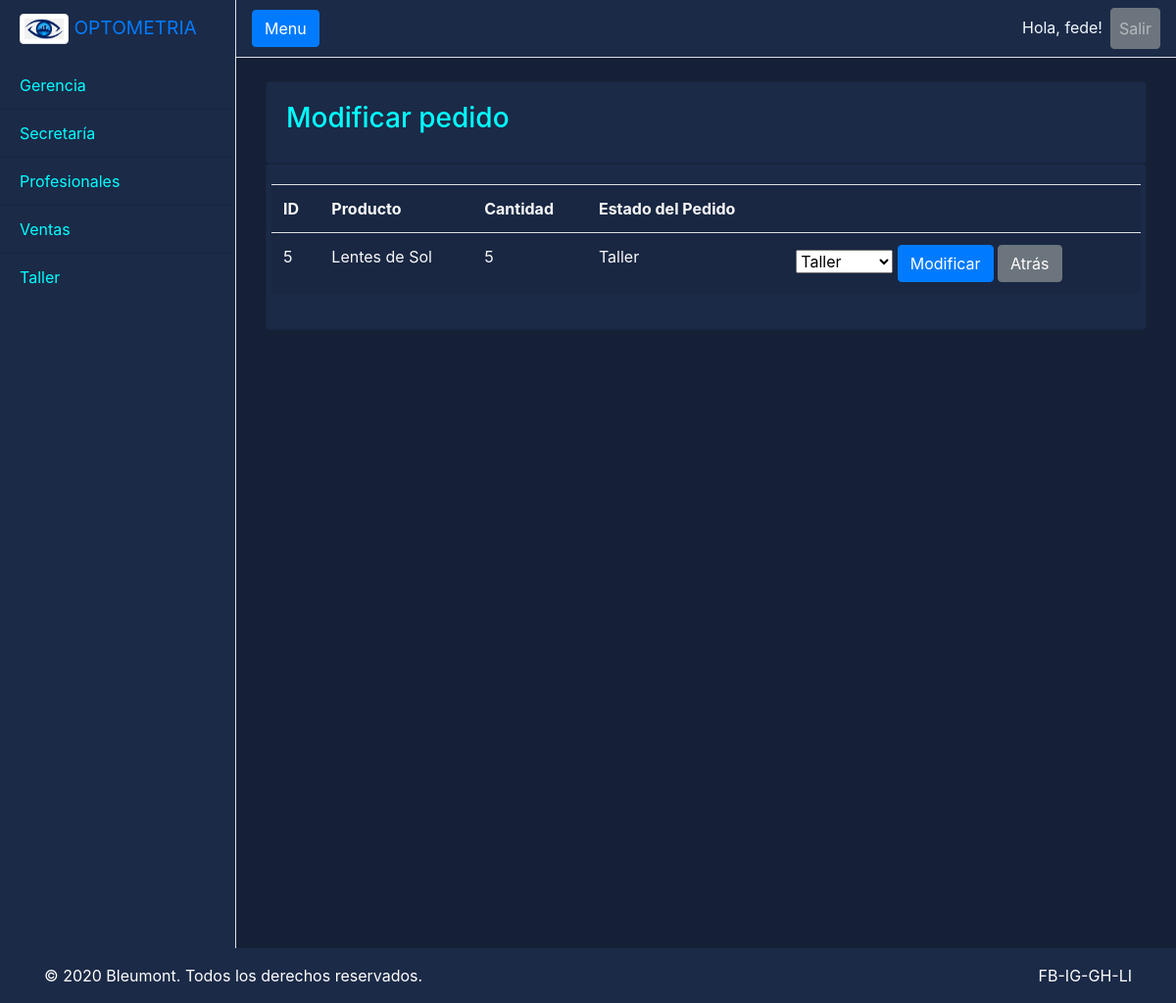
The app's page /update_pedido/5/ (signed in) with its own data.
### users/models.py (models this page shows)
class Pedidos(models.Model):
    TIPO_DE_PAGO = (
        ('Tarjeta de credito', 'Tarjeta de credito'),
        ('Tarjeta de debito', 'Tarjeta de debito'),
        ('Billetera virtual', 'Billetera virtual'),
        ('Efectivo', 'Efectivo')
    )
    ESTADO = models.TextChoices('ESTADO', 'Pendiente Pedido Taller Finalizado')
    producto = models.ForeignKey(Productos, verbose_name='Producto', on_delete=models.SET_DEFAULT, default='No disponible')
    cantidad = models.IntegerField()
    fecha_de_compra = models.DateTimeField(auto_now_add=True)
    tipo_pago = models.CharField(max_length=18, choices=TIPO_DE_PAGO)
    estado_pedido = models.CharField(max_length=10, choices=ESTADO.choices, default='Pendiente')
    comprador = models.ForeignKey(Pacientes, verbose_name=('Paciente Comprador'), on_delete=models.SET_DEFAULT, default='Cliente')
    vendedor = models.ForeignKey(User, on_delete=models.SET_DEFAULT, default=1)
    def _get_importe(self):
        return self.cantidad*self.producto.precio
    subtotal = property(_get_importe)

class Productos(models.Model):
    LENTES = (('LI', 'Lejos Izquierda'),('LD', 'Lejos Derecha'),('CI', 'Cerca Izquierda'),('CD', 'Cerca Derecha'))
    es_lente = models.BooleanField(default=False)
    precio = models.FloatField()
    nombre = models.CharField(max_length=30)
    clasificacion = models.CharField(max_length=2, choices=LENTES, blank=True)
    armazon = models.BooleanField(default=False, blank=True)
    def __str__(self):
        return self.nombre

### users/decorators.py (the view)
        def wrapper_func(request, *args, **kwargs):
            group = None
            if request.user.groups.exists():
                group = request.user.groups.all()[0].name
                print(group)
            if group in allowed_roles:
                return view_func(request, *args, **kwargs)
            else:
                return redirect('403')
            print(group)

### users/forms.py
class UpdatePedidoForm(forms.ModelForm):
    class Meta:
        model = Pedidos
        fields = ['estado_pedido']

### users/views.py (called while the page is built)
@login_required(login_url='login')
@allowed_users(allowed_roles=['Taller', 'Ventas','admin'])
def update_pedido(request, p_key):
    pedido = Pedidos.objects.get(id=p_key)
    form = UpdatePedidoForm(instance=pedido)
    context = {'pedido': pedido, 'form': form}
    if request.method == 'POST':
        form = UpdatePedidoForm(request.POST, instance=pedido)
        if form.is_valid():
            form.save()
            return redirect('taller')
    return render(request, 'users/update_pedido.html', context)

### users/templates/users/update_pedido.html (shortened to what this page needs)
{% extends 'users/index.html' %} {% block content %}
<br />
<div class="grid">
  <div class="col-md">
    <div class="card card-body">
      <h3>Modificar pedido</h3>
    </div>
  <div class="card card-body">
    <form method="POST" >
    <div class="row">
      <table class="table table-active text-light table-responsive-sm">
        <tr>
          <th>ID</th>
          <th>Producto</th>
          <th>Cantidad</th>
          <th>Estado del Pedido</th>
          <th></th>
        </tr>
        <tr>
          <td>{{ pedido.id }}</td>
          <td>{{ pedido.producto }}</td>
          <td>{{ pedido.cantidad }}</td>
          <td>{{ pedido.estado_pedido }}</td>
          <td>
            {{ form.estado_pedido }}
            <input type="submit" class="btn btn-primary" value="Modificar"></input>
            <a href="{% url 'taller' %}"class='btn btn-secondary'>Atrás</a>
          </td>
        </tr>
      </table>
    </div>
    </form>
  </div>
  </div>
</div>
<br>
{% endblock content %}

### users/templates/users/index.html (shortened to what this page needs)
{% load static %}
<!DOCTYPE html>
<html lang="es-AR">
  <head>
    <link rel="stylesheet" href="https://cdn.jsdelivr.net/npm/bootstrap@4.5.3/dist/css/bootstrap.min.css">
    <link rel="stylesheet" href="{% static 'users/main.css' %}" />
  </head>
  <body class="d-flex flex-column min-vh-100">
    <div class="d-flex" id="wrapper">
      <div class="bg-dark border-right sticky-top" id="sidebar-wrapper">
        <div class="sidebar-heading"><a href="/" class="logo-link">
            <img
            src="{% static 'users/png-eye.png' %}"
            width="50"
            class="align-top mb-1 img-thumbnail"
            alt="opto logo"
            />
            OPTOMETRIA</a></div>
        <div class="list-group list-group-flush">
          <a href="{% url 'gerencia' %}" class="list-group-item list-group-item-action">Gerencia</a>
          <a href="{% url 'secretaria' %}" class="list-group-item list-group-item-action ">Secretaría</a>
          <a href="{% url 'medicos' %}" class="list-group-item list-group-item-action ">Profesionales</a>
          <a href="{% url 'ventas' %}" class="list-group-item list-group-item-action ">Ventas</a>
          <a href="{% url 'taller' %}" class="list-group-item list-group-item-action">Taller</a>
        </div>
      </div>
      <div id="page-content-wrapper">
        <nav class="navbar navbar-expand-lg border-bottom navbar-dark">
          <button class="btn btn-primary" id="menu-toggle">Menu</button>
          <div class="navbar-collapse collapse" id="navbarSupportedContent">
            <ul class="navbar-nav ml-auto mt-2 mt-lg-0">
              {% if user.is_authenticated %}
              <li class="nav-link" id="userName">Hola, {{ request.user }}!</li>
              <li class="nav-item">
                <a class="nav-link btn btn-secondary" href="{% url 'logout' %}">Salir</a>
              </li>
              {% else %}
              <li class="nav-item active">
                <li class="nav-link" id="userName">Hola, invitado!</li>
                <a class="btn btn-success" href="{% url 'login' %}">Ingresar</a>
                </li>
              {% endif %}
            </ul>
          </div>
        </nav>
        <div class="container-fluid">
          {% block content %}{% endblock content %}
        </div>
      </div>
    </div>
    <footer class="py-3 text-white mt-auto">
      <div class="container">
        <div class="row">
          <div class="col-md-7 text-center text-md-left">
            <p class="mb-md-0">© 2020 <a href="https://github.com/Bleumont" class="external text-white">Bleumont</a>. Todos los derechos reservados.                        </p>
          </div>
          <div class="col-md-5 text-center text-md-right">
            <p class="mb-0">FB-IG-GH-LI</a>  </p>
          </div>
        </div>
      </div>
    </footer>
  </body>
</html>

### users/static/users/main.css (style rules this page uses)
html, body { height: 100%; background-color: #152036; color: aqua; overflow: hidden; }
#userName { color: aliceblue; }
#wrapper { overflow-x: hidden; background-color: #152036; color: aqua; }
#sidebar-wrapper { min-height: 100vh; margin-left: -15rem; -webkit-transition: margin 0.25s ease-out; -moz-transition: margin 0.25s ease-out; -o-transition: margin 0.25s ease-out; transition: margin 0.25s ease-out; background-color: #1b2a47 !important; color: aqua; }
#sidebar-wrapper .sidebar-heading { padding: 0.875rem 1.25rem; font-size: 1.2rem; }
#sidebar-wrapper .list-group { width: 15rem; }
#sidebar-wrapper .list-group-item { background-color: #1b2a47 !important; color: aqua; }
#page-content-wrapper { min-width: 100vw; }
@media (min-width: 768px) { #sidebar-wrapper { margin-left: 0; } }
@media (min-width: 768px) { #page-content-wrapper { min-width: 0; width: 100%; } }
.card.card-body { background: #1b2a47; overflow: hidden; }
nav, footer { background: #1b2a47 !important; border: 0; padding: 0; }

### records on screen
Pedidos: id "5", producto "Lentes de Sol", cantidad "5", estado_pedido "Taller"

### other values on screen
{{ request.user }} "fede"
